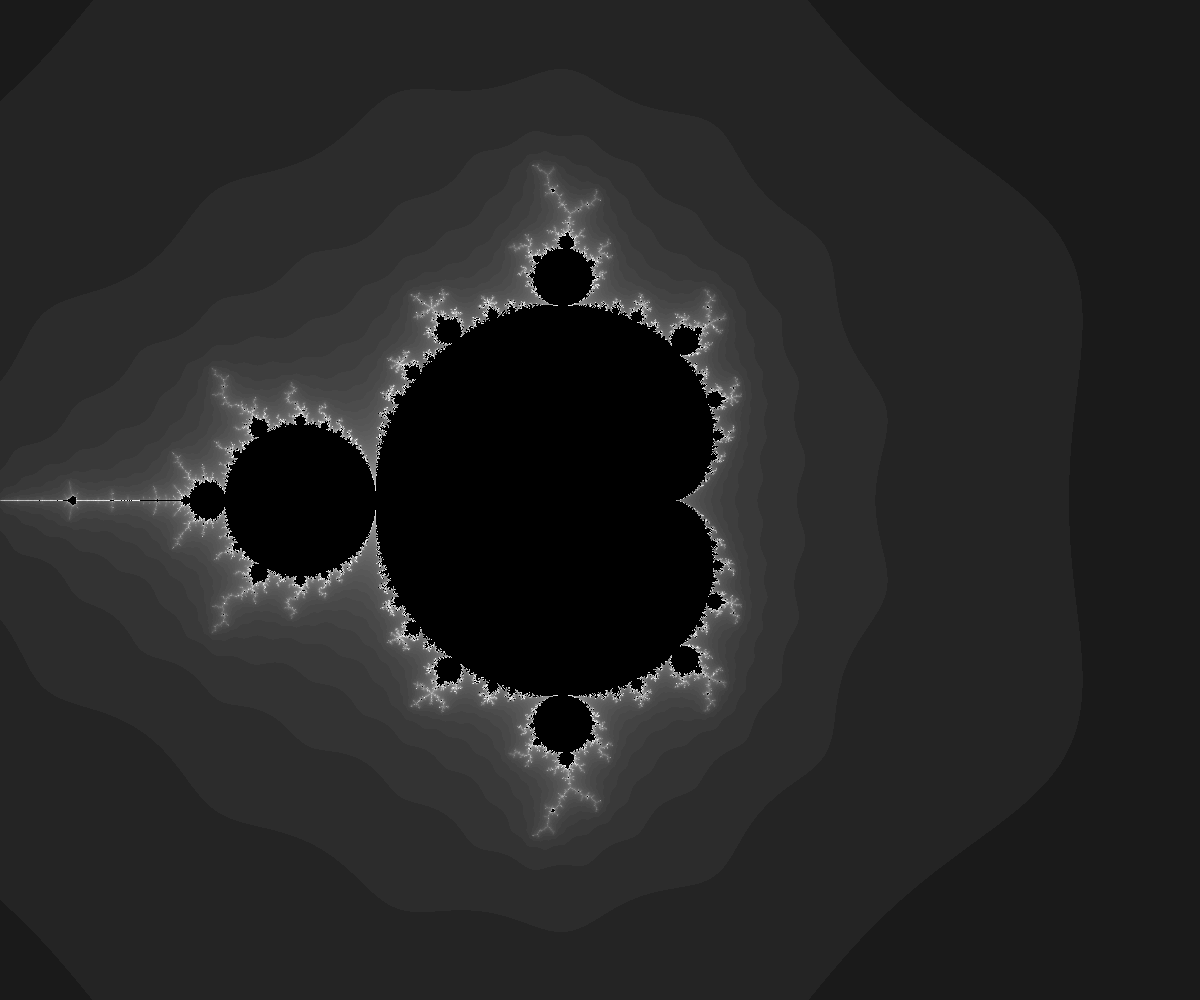
Frame 1 (no input)
Frame 2 (the mouse pressed at the canvas centre, redrawn once): identical to frame 1, image omitted

The p5.js sketch that drew this single still picture (run headless with seeded random() and noise() and a simulated clock; the mouse was pressed at the canvas centre and the sketch redrawn once):

// p5.js sketch
// ── sketch.js

function setup() {
  createCanvas(innerWidth, innerHeight);
  pixelDensity(1);
  noLoop();
}

function draw() {
  background(0);

  // Establish a range of values on the complex plane
  // A different range will allow us to "zoom" in or out on the fractal

  // It all starts with the width, try higher or lower values
  const w = 4;
  const h = (w * height) / width;

  // Start at negative half the width and height
  const xmin = -w/2;
  const ymin = -h/2;

  // Make sure we can write to the pixels[] array.
  // Only need to do this once since we don't do any other drawing.
  loadPixels();

  // Maximum number of iterations for each point on the complex plane
  const maxiterations = 100;

  // x goes from xmin to xmax
  const xmax = xmin + w;
  // y goes from ymin to ymax
  const ymax = ymin + h;

  // Calculate amount we increment x,y for each pixel
  const dx = (xmax - xmin) / (width);
  const dy = (ymax - ymin) / (height);

  // Start y
  let y = ymin;
  for (let j = 0; j < height; j++) {
    // Start x
    let x = xmin;
    for (let i = 0; i < width; i++) {

      // Now we test, as we iterate z = z^2 + cm does z tend towards infinity?
      let a = x;
      let b = y;
      let n = 0;
      while (n < maxiterations) {
        const aa = a * a;
        const bb = b * b;
        const twoab = 2.0 * a * b;
        a = aa - bb + x;
        b = twoab + y;
        // Infinty in our finite world is simple, let's just consider it 16
        if (dist(aa, bb, 0, 0) > 16) {
          break;  // Bail
        }
        n++;
      }

      // We color each pixel based on how long it takes to get to infinity
      // If we never got there, let's pick the color black
      const pix = (i+j*width)*4;
      const norm = map(n, 0, maxiterations, 0, 1);
      let bright = map(sqrt(norm), 0, 1, 0, 255);
      if (n == maxiterations) {
        bright = 0;
      } else {
        // Gosh, we could make fancy colors here if we wanted
        pixels[pix + 0] = bright;
        pixels[pix + 1] = bright;
        pixels[pix + 2] = bright;
        pixels[pix + 3] = 255;
      }
      x += dx;
    }
    y += dy;
  }
  updatePixels();
}
